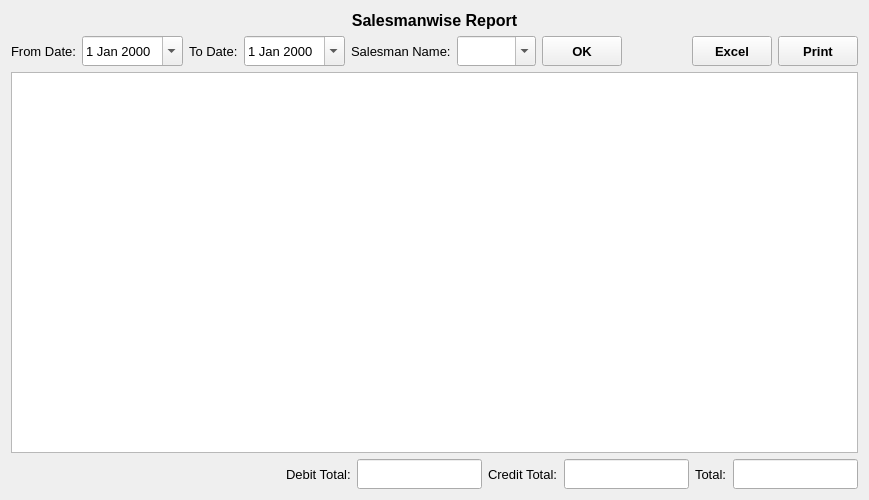
<?xml version="1.0" encoding="UTF-8"?>
<ui version="4.0">
 <class>SalesmanwiseReport</class>
 <widget class="QWidget" name="SalesmanwiseReport">
  <property name="geometry">
   <rect>
    <x>0</x>
    <y>0</y>
    <width>869</width>
    <height>500</height>
   </rect>
  </property>
  <property name="font">
   <font>
    <family>Microsoft YaHei UI</family>
    <pointsize>10</pointsize>
   </font>
  </property>
  <property name="windowTitle">
   <string>Form</string>
  </property>
  <layout class="QVBoxLayout" name="verticalLayout">
   <item>
    <widget class="QLabel" name="label">
     <property name="font">
      <font>
       <pointsize>12</pointsize>
       <weight>75</weight>
       <bold>true</bold>
      </font>
     </property>
     <property name="text">
      <string>Salesmanwise Report</string>
     </property>
     <property name="alignment">
      <set>Qt::AlignCenter</set>
     </property>
    </widget>
   </item>
   <item>
    <layout class="QHBoxLayout" name="horizontalLayout" stretch="0,1,0,1,0,1,0,1,0,0">
     <item>
      <widget class="QLabel" name="fromDateLabel">
       <property name="text">
        <string>From Date:</string>
       </property>
      </widget>
     </item>
     <item>
      <widget class="QDateEdit" name="fromDateDateEdit">
       <property name="minimumSize">
        <size>
         <width>0</width>
         <height>30</height>
        </size>
       </property>
       <property name="calendarPopup">
        <bool>true</bool>
       </property>
      </widget>
     </item>
     <item>
      <widget class="QLabel" name="toDateLabel">
       <property name="text">
        <string>To Date:</string>
       </property>
      </widget>
     </item>
     <item>
      <widget class="QDateEdit" name="toDateDateEdit">
       <property name="minimumSize">
        <size>
         <width>0</width>
         <height>30</height>
        </size>
       </property>
       <property name="calendarPopup">
        <bool>true</bool>
       </property>
      </widget>
     </item>
     <item>
      <widget class="QLabel" name="salesmanNameLabel">
       <property name="text">
        <string>Salesman Name:</string>
       </property>
      </widget>
     </item>
     <item>
      <widget class="QComboBox" name="salesmanNameComboBox">
       <property name="minimumSize">
        <size>
         <width>0</width>
         <height>30</height>
        </size>
       </property>
       <property name="editable">
        <bool>true</bool>
       </property>
      </widget>
     </item>
     <item>
      <widget class="QToolButton" name="OKButton">
       <property name="minimumSize">
        <size>
         <width>80</width>
         <height>30</height>
        </size>
       </property>
       <property name="font">
        <font>
         <weight>75</weight>
         <bold>true</bold>
        </font>
       </property>
       <property name="text">
        <string>OK</string>
       </property>
      </widget>
     </item>
     <item>
      <spacer name="horizontalSpacer">
       <property name="orientation">
        <enum>Qt::Horizontal</enum>
       </property>
       <property name="sizeHint" stdset="0">
        <size>
         <width>40</width>
         <height>20</height>
        </size>
       </property>
      </spacer>
     </item>
     <item>
      <widget class="QToolButton" name="excelButton">
       <property name="minimumSize">
        <size>
         <width>80</width>
         <height>30</height>
        </size>
       </property>
       <property name="font">
        <font>
         <weight>75</weight>
         <bold>true</bold>
        </font>
       </property>
       <property name="text">
        <string>Excel</string>
       </property>
      </widget>
     </item>
     <item>
      <widget class="QToolButton" name="printButton">
       <property name="minimumSize">
        <size>
         <width>80</width>
         <height>30</height>
        </size>
       </property>
       <property name="font">
        <font>
         <weight>75</weight>
         <bold>true</bold>
        </font>
       </property>
       <property name="text">
        <string>Print</string>
       </property>
      </widget>
     </item>
    </layout>
   </item>
   <item>
    <widget class="QTableView" name="tableView">
     <property name="font">
      <font>
       <pointsize>12</pointsize>
      </font>
     </property>
     <property name="alternatingRowColors">
      <bool>true</bool>
     </property>
    </widget>
   </item>
   <item>
    <layout class="QHBoxLayout" name="horizontalLayout_2" stretch="1,0,0,0,0,0,0">
     <item>
      <spacer name="horizontalSpacer_2">
       <property name="orientation">
        <enum>Qt::Horizontal</enum>
       </property>
       <property name="sizeHint" stdset="0">
        <size>
         <width>40</width>
         <height>20</height>
        </size>
       </property>
      </spacer>
     </item>
     <item>
      <widget class="QLabel" name="debitTotalLabel">
       <property name="text">
        <string>Debit Total:</string>
       </property>
      </widget>
     </item>
     <item>
      <widget class="QLineEdit" name="debitTotalLineEdit">
       <property name="minimumSize">
        <size>
         <width>0</width>
         <height>30</height>
        </size>
       </property>
      </widget>
     </item>
     <item>
      <widget class="QLabel" name="creditTotalLabel">
       <property name="text">
        <string>Credit Total:</string>
       </property>
      </widget>
     </item>
     <item>
      <widget class="QLineEdit" name="creditTotalLineEdit">
       <property name="minimumSize">
        <size>
         <width>0</width>
         <height>30</height>
        </size>
       </property>
      </widget>
     </item>
     <item>
      <widget class="QLabel" name="totalLabel">
       <property name="text">
        <string>Total:</string>
       </property>
      </widget>
     </item>
     <item>
      <widget class="QLineEdit" name="totalLineEdit">
       <property name="minimumSize">
        <size>
         <width>0</width>
         <height>30</height>
        </size>
       </property>
      </widget>
     </item>
    </layout>
   </item>
  </layout>
 </widget>
 <resources/>
 <connections/>
</ui>
